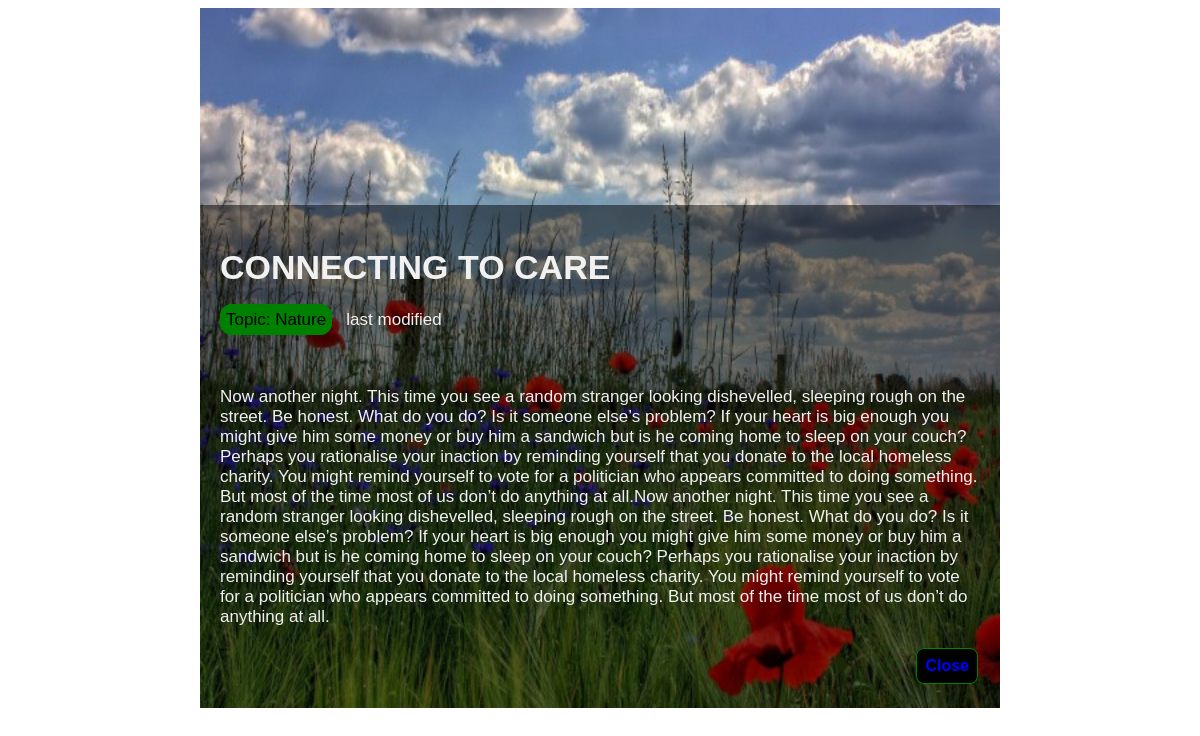
Screenshot of /details/3 with the database file from the repository.
### blog/models.py (models this page shows)
class UserBlog(models.Model):
    user = models.ForeignKey(User, on_delete=models.CASCADE)
    Topic = models.CharField(max_length=100)
    caption = models.CharField(max_length=100)
    image = models.ImageField(upload_to='blogimg')
    blog_data = models.CharField(max_length=800)
    created_date = models.DateTimeField(auto_now_add=True)
    updated_date = models.DateTimeField(null=True)

### blog/views.py (the view)
# urls.py: path('details/<int:id>',views.View_details),
def View_details(requset,id):
    data = UserBlog.objects.get(id=id)
    return render(requset,"details.html",{"i":data})

### blog/templates/details.html (shortened to what this page needs)
<!DOCTYPE html>
<html>
<head>
</head>
<body>
<div class="container">
  <img src="{{i.image}}" alt="Notebook" style="width:100%;height:700px;">
  <div class="content">
    <h1 style="text-transform: uppercase;">{{i.caption}}</h1>
    <div>
          <span style="border:1px solid green;border-radius: 12px;padding: 5px;background-color:green;color:black;">Topic: {{i.Topic}}</span>&nbsp;&nbsp;
          <span class="float-end">last modified{{i.updated_date|date:"d M Y"}}</span>
        </div><br><br>
    <p>{{i.blog_data}}</p>
    <button class="button button5" ><a href="/viewblog" style="text-decoration:none;color:blue;"><b>Close</b></a></button>
  </div>
</div>
</body>
</html>

### blog/templates/details.html (style rules this page uses)
* { box-sizing: border-box; }
body { font-family: Arial; font-size: 17px; }
.container { position: relative; max-width: 800px; margin: 0 auto; }
.container img { vertical-align: middle; }
.container .content { position: absolute; bottom: 0; background: rgb(0, 0, 0); background: rgba(0, 0, 0, 0.5); color: #f1f1f1; width: 100%; padding: 20px; }
.button { padding: 20px 36px; text-align: center; text-decoration: none; display: inline-block; font-size: 16px; margin: 4px 2px; transition-duration: 0.4s; cursor: pointer; border:1px solid green; border-radius: 8px;padding: 8px; background-color:black; float:right; }

### rows the page displays
UserBlog: image (picture), caption "CONNECTING TO CARE", Topic "Nature", blog_data "Now another night. This time you see a random stranger looking dishevelled, sleeping rough on the street. Be honest. What do you do? Is it someone else’s problem? If your heart is big enough you might give him some money or buy him a sandwich but is he coming home to sleep on your couch? Perhaps you rationalise your inaction by reminding yourself that you donate to the local homeless charity. You might remind yourself to vote for a politician who appears committed to doing something. But most of the time most of us don’t do anything at all.Now another night. This time you see a random stranger looking dishevelled, sleeping rough on the street. Be honest. What do you do? Is it someone else’s…"
